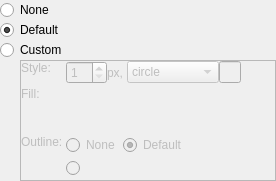
<ui version="4.0" >
 <class>SymbolWidget</class>
 <widget class="QWidget" name="SymbolWidget" >
  <property name="geometry" >
   <rect>
    <x>0</x>
    <y>0</y>
    <width>276</width>
    <height>181</height>
   </rect>
  </property>
  <property name="windowTitle" >
   <string>Plot Symbol Widget</string>
  </property>
  <layout class="QVBoxLayout" >
   <property name="spacing" >
    <number>0</number>
   </property>
   <property name="leftMargin" >
    <number>0</number>
   </property>
   <property name="topMargin" >
    <number>0</number>
   </property>
   <property name="rightMargin" >
    <number>0</number>
   </property>
   <property name="bottomMargin" >
    <number>0</number>
   </property>
   <item>
    <widget class="QRadioButton" name="noneButton" >
     <property name="text" >
      <string>None</string>
     </property>
    </widget>
   </item>
   <item>
    <widget class="QRadioButton" name="defaultButton" >
     <property name="text" >
      <string>Default</string>
     </property>
     <property name="checked" >
      <bool>true</bool>
     </property>
    </widget>
   </item>
   <item>
    <widget class="QRadioButton" name="customButton" >
     <property name="text" >
      <string>Custom</string>
     </property>
    </widget>
   </item>
   <item>
    <layout class="QHBoxLayout" >
     <property name="spacing" >
      <number>0</number>
     </property>
     <item>
      <spacer>
       <property name="orientation" >
        <enum>Qt::Horizontal</enum>
       </property>
       <property name="sizeType" >
        <enum>QSizePolicy::Fixed</enum>
       </property>
       <property name="sizeHint" >
        <size>
         <width>20</width>
         <height>20</height>
        </size>
       </property>
      </spacer>
     </item>
     <item>
      <widget class="QFrame" name="customFrame" >
       <property name="enabled" >
        <bool>false</bool>
       </property>
       <property name="frameShape" >
        <enum>QFrame::StyledPanel</enum>
       </property>
       <property name="frameShadow" >
        <enum>QFrame::Raised</enum>
       </property>
       <layout class="QGridLayout" >
        <property name="leftMargin" >
         <number>0</number>
        </property>
        <property name="topMargin" >
         <number>0</number>
        </property>
        <property name="rightMargin" >
         <number>0</number>
        </property>
        <property name="bottomMargin" >
         <number>0</number>
        </property>
        <property name="horizontalSpacing" >
         <number>3</number>
        </property>
        <property name="verticalSpacing" >
         <number>3</number>
        </property>
        <item row="0" column="0" >
         <widget class="QLabel" name="styleLabel" >
          <property name="text" >
           <string>Style:</string>
          </property>
          <property name="alignment" >
           <set>Qt::AlignLeading|Qt::AlignLeft|Qt::AlignTop</set>
          </property>
         </widget>
        </item>
        <item row="0" column="1" >
         <layout class="QHBoxLayout" >
          <property name="spacing" >
           <number>0</number>
          </property>
          <item>
           <widget class="QSpinBox" name="size" >
            <property name="minimum" >
             <number>1</number>
            </property>
           </widget>
          </item>
          <item>
           <widget class="QLabel" name="sizeLabel" >
            <property name="text" >
             <string>px, </string>
            </property>
           </widget>
          </item>
          <item>
           <widget class="QComboBox" name="style" >
            <item>
             <property name="text" >
              <string>circle</string>
             </property>
            </item>
            <item>
             <property name="text" >
              <string>square</string>
             </property>
            </item>
            <item>
             <property name="text" >
              <string>diamond</string>
             </property>
            </item>
            <item>
             <property name="text" >
              <string>pixel</string>
             </property>
            </item>
            <item>
             <property name="text" >
              <string>character</string>
             </property>
            </item>
            <item>
             <property name="text" >
              <string>autoscaling</string>
             </property>
            </item>
           </widget>
          </item>
          <item>
           <widget class="QLineEdit" name="charEdit" >
            <property name="enabled" >
             <bool>false</bool>
            </property>
            <property name="maximumSize" >
             <size>
              <width>25</width>
              <height>16777215</height>
             </size>
            </property>
            <property name="maxLength" >
             <number>1</number>
            </property>
           </widget>
          </item>
          <item>
           <spacer>
            <property name="orientation" >
             <enum>Qt::Horizontal</enum>
            </property>
            <property name="sizeHint" >
             <size>
              <width>40</width>
              <height>20</height>
             </size>
            </property>
           </spacer>
          </item>
         </layout>
        </item>
        <item row="1" column="0" >
         <widget class="QLabel" name="fillLabel" >
          <property name="text" >
           <string>Fill:</string>
          </property>
          <property name="alignment" >
           <set>Qt::AlignLeading|Qt::AlignLeft|Qt::AlignTop</set>
          </property>
         </widget>
        </item>
        <item row="1" column="1" >
         <widget class="QFrame" name="fillFrame" >
          <property name="frameShape" >
           <enum>QFrame::NoFrame</enum>
          </property>
          <property name="frameShadow" >
           <enum>QFrame::Raised</enum>
          </property>
         </widget>
        </item>
        <item row="2" column="0" >
         <widget class="QLabel" name="outlineLabel" >
          <property name="text" >
           <string>Outline:</string>
          </property>
          <property name="alignment" >
           <set>Qt::AlignLeading|Qt::AlignLeft|Qt::AlignTop</set>
          </property>
         </widget>
        </item>
        <item row="2" column="1" >
         <layout class="QVBoxLayout" >
          <property name="spacing" >
           <number>3</number>
          </property>
          <item>
           <layout class="QHBoxLayout" >
            <item>
             <widget class="QRadioButton" name="outlineNone" >
              <property name="text" >
               <string>None</string>
              </property>
              <property name="checked" >
               <bool>false</bool>
              </property>
             </widget>
            </item>
            <item>
             <widget class="QRadioButton" name="outlineDefault" >
              <property name="text" >
               <string>Default</string>
              </property>
              <property name="checked" >
               <bool>true</bool>
              </property>
             </widget>
            </item>
            <item>
             <spacer>
              <property name="orientation" >
               <enum>Qt::Horizontal</enum>
              </property>
              <property name="sizeHint" >
               <size>
                <width>40</width>
                <height>20</height>
               </size>
              </property>
             </spacer>
            </item>
           </layout>
          </item>
          <item>
           <widget class="QFrame" name="outlineCustomFrame" >
            <property name="frameShape" >
             <enum>QFrame::NoFrame</enum>
            </property>
            <property name="frameShadow" >
             <enum>QFrame::Raised</enum>
            </property>
            <layout class="QHBoxLayout" >
             <property name="spacing" >
              <number>0</number>
             </property>
             <property name="leftMargin" >
              <number>0</number>
             </property>
             <property name="topMargin" >
              <number>0</number>
             </property>
             <property name="rightMargin" >
              <number>0</number>
             </property>
             <property name="bottomMargin" >
              <number>0</number>
             </property>
             <item>
              <widget class="QRadioButton" name="outlineCustom" >
               <property name="text" >
                <string/>
               </property>
              </widget>
             </item>
             <item>
              <widget class="QFrame" name="outlineFrame" >
               <property name="frameShape" >
                <enum>QFrame::NoFrame</enum>
               </property>
               <property name="frameShadow" >
                <enum>QFrame::Raised</enum>
               </property>
              </widget>
             </item>
             <item>
              <spacer>
               <property name="orientation" >
                <enum>Qt::Horizontal</enum>
               </property>
               <property name="sizeHint" >
                <size>
                 <width>40</width>
                 <height>20</height>
                </size>
               </property>
              </spacer>
             </item>
            </layout>
           </widget>
          </item>
         </layout>
        </item>
       </layout>
      </widget>
     </item>
    </layout>
   </item>
   <item>
    <spacer>
     <property name="orientation" >
      <enum>Qt::Vertical</enum>
     </property>
     <property name="sizeType" >
      <enum>QSizePolicy::Preferred</enum>
     </property>
     <property name="sizeHint" >
      <size>
       <width>20</width>
       <height>0</height>
      </size>
     </property>
    </spacer>
   </item>
  </layout>
 </widget>
 <resources/>
 <connections>
  <connection>
   <sender>customButton</sender>
   <signal>toggled(bool)</signal>
   <receiver>customFrame</receiver>
   <slot>setEnabled(bool)</slot>
   <hints>
    <hint type="sourcelabel" >
     <x>3</x>
     <y>59</y>
    </hint>
    <hint type="destinationlabel" >
     <x>21</x>
     <y>92</y>
    </hint>
   </hints>
  </connection>
 </connections>
</ui>
